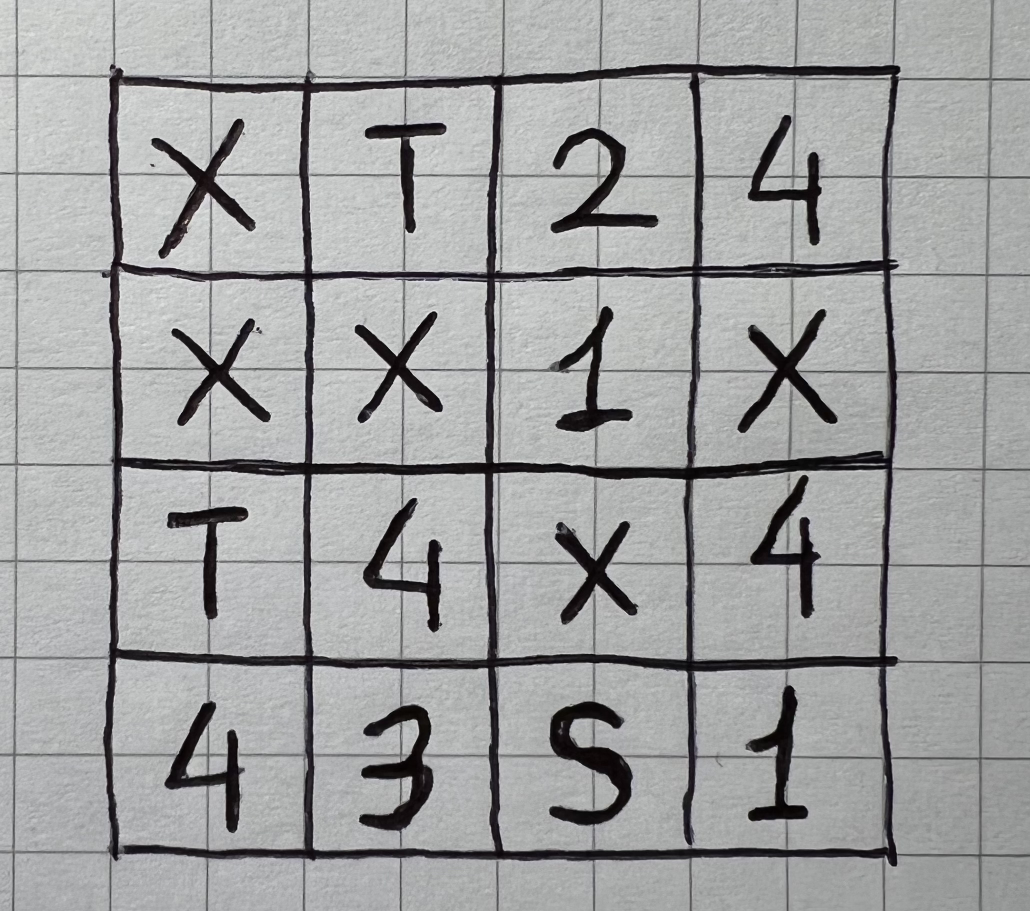
#> input picture img/maze_hand.jpg, 2060 x 1822 px (shown at 1/2 size)
$ jupyter execute cvTest.ipynb
#> lines starting #> are read from the running program, lines starting #| are printed output that depends on the picture; after the words box and inside, x2 and y2 are one past the last pixel; in counts of white or black regions, pixels touching at a corner belong together
[cell 1]
from numpy.matrixlib.defmatrix import matrix
from utils import *
from imutils.perspective import four_point_transform
from imutils import contours
import imutils
import matplotlib.pyplot as plt
import cv2

[cell 2]
pathImage = "./img/maze_hand.jpg"
#pathImage = "./img/maze_5.jpg"
# load the example image
image = cv2.imread(pathImage)
#> image is the input picture: shape (1822, 2060, 3); mean B, G, R 161.7, 161.7, 160.7
imgBlank = np.zeros((500, 500, 3), np.uint8)  # blank for debugging
# pre-process the image by resizing it, converting it to
# graycale, blurring it, and computing an edge map
image = imutils.resize(image, height=500)
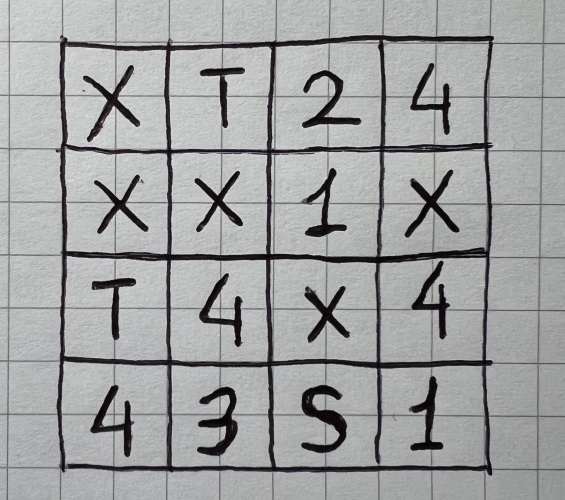
#> image: shape (500, 565, 3); mean B, G, R 161.7, 161.7, 160.8
gray = cv2.cvtColor(image, cv2.COLOR_BGR2GRAY)
ret, thresh = cv2.threshold(gray, 127, 255, cv2.THRESH_BINARY_INV)
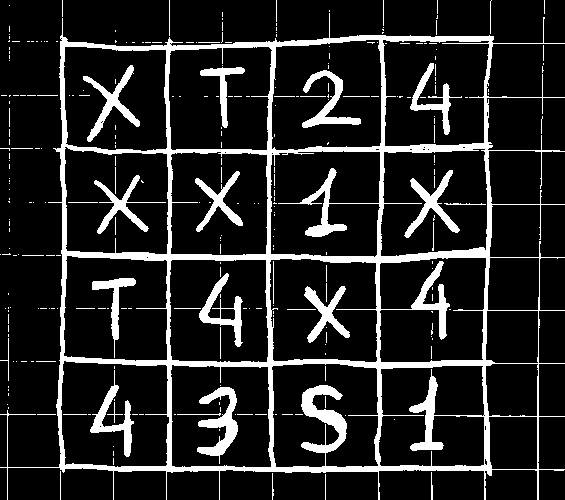
#> thresh: shape (500, 565); 14.4% white; 288 white regions (247 under 20 px), largest, box (x1, y1, x2, y2) and area: (0, 13, 565, 500) 27664, (197, 387, 238, 464) 1254, (83, 65, 140, 142) 1011
erode_kernel = np.ones((2, 2), np.uint8)
thresh = cv2.erode(thresh, erode_kernel, thresh, iterations=2)
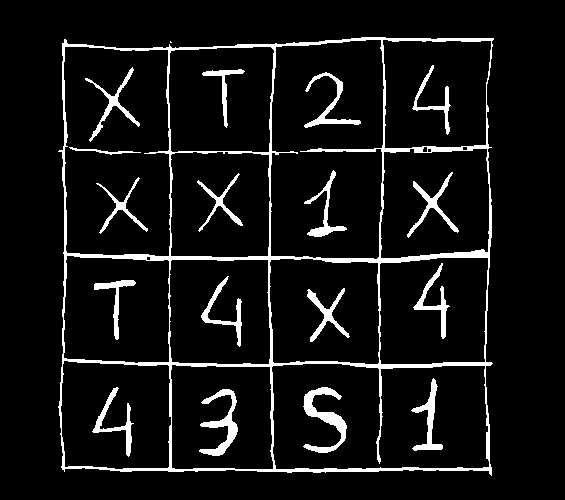
#> thresh: shape (500, 565); 7.6% white; 19 white regions (1 under 20 px), largest, box (x1, y1, x2, y2) and area: (58, 37, 494, 476) 11796, (303, 387, 347, 453) 1001, (199, 389, 238, 456) 869
blurred = cv2.GaussianBlur(thresh, (5, 5), 0)
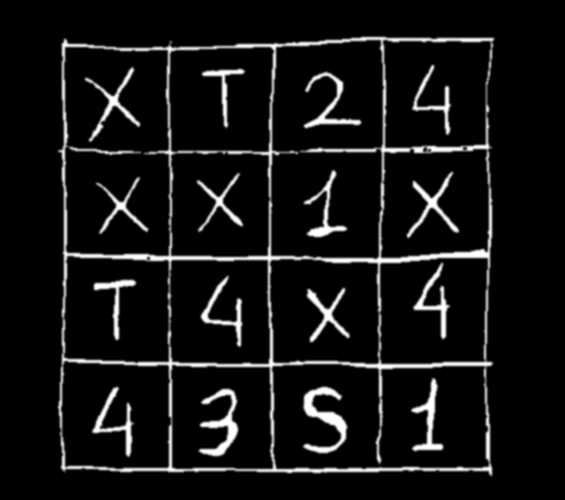
#> blurred: shape (500, 565); min 0, max 255, mean 19.3
edged = cv2.Canny(blurred, 50, 200, 255)
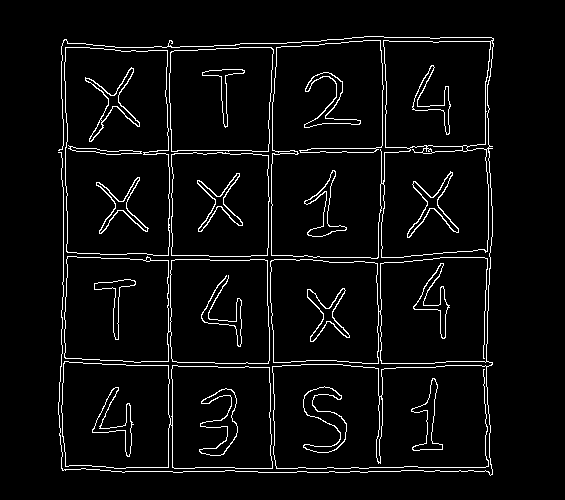
#> edged: shape (500, 565); 4.7% white in thin lines or dots, all inside (x1, y1, x2, y2) = (58, 36, 494, 476)


plt.imshow(image)
plt.show()
plt.imshow(gray)
plt.show()
plt.imshow(thresh)
plt.show()
plt.imshow(blurred)
plt.show()
plt.imshow(edged)
plt.show()

[cell 3]
# find contours in the edge map, then sort them by their
# size in descending order
cnts = cv2.findContours(thresh.copy(), cv2.RETR_EXTERNAL, cv2.CHAIN_APPROX_SIMPLE)
#> cnts = 2 contours, 1 with area under 20; largest, box (x1, y1, x2, y2) and area: (58, 37, 494, 476) 181955
cnts = imutils.grab_contours(cnts)
cnts = sorted(cnts, key=cv2.contourArea, reverse=True)
displayCnt = None
# loop over the contours
for c in cnts:
    # approximate the contour
    peri = cv2.arcLength(c, True)
    approx = cv2.approxPolyDP(c, 0.02 * peri, True)
    # if the contour has four vertices, then we have found
    # the thermostat display
    if len(approx) == 4:
        displayCnt = approx
        break
#> this loop made 1 pass
#> (peri, displayCnt) on pass 1: (1817.3, [[493, 38], [64, 39], [64, 471], [491, 475]])

[cell 4]
# extract the thermostat display, apply a perspective transform
# to it
warped = four_point_transform(gray, displayCnt.reshape(4, 2))
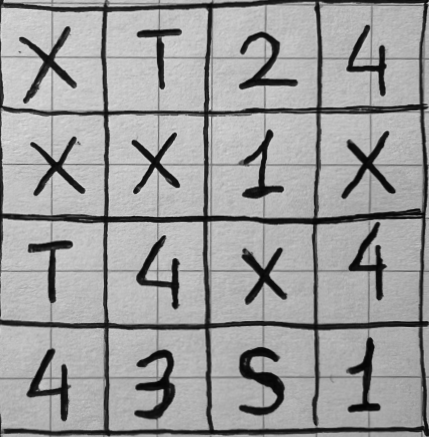
#> warped: shape (437, 429); min 3, max 223, mean 155.8
output = four_point_transform(image, displayCnt.reshape(4, 2))

plt.imshow(warped)
plt.show()
plt.imshow(output)
plt.show()

[cell 5]
thresh = cv2.threshold(warped, 0, 255, cv2.THRESH_BINARY_INV | cv2.THRESH_OTSU)[1]
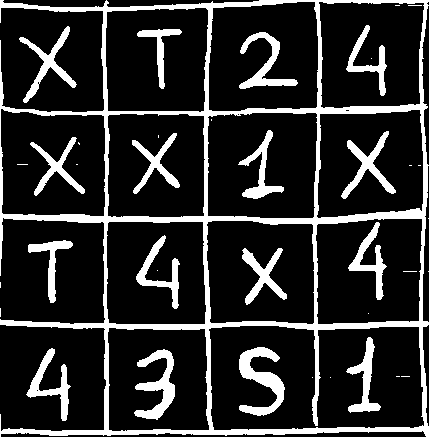
#> thresh: shape (437, 429); 17.5% white; 38 white regions (21 under 20 px), largest, box (x1, y1, x2, y2) and area: (0, 0, 429, 437) 18448, (239, 347, 285, 416) 1376, (134, 349, 175, 420) 1220
kernel = cv2.getStructuringElement(cv2.MORPH_ELLIPSE, (4, 5))
thresh = cv2.morphologyEx(thresh, cv2.MORPH_OPEN, kernel)
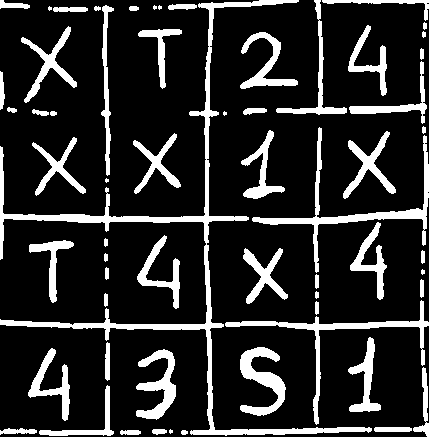
#> thresh: shape (437, 429); 16.6% white; 61 white regions (7 under 20 px)

plt.imshow(thresh)
plt.show()

[cell 6]
def inside(r1, r2):
    x1, y1, w1, h1 = r1
    x2, y2, w2, h2 = r2
    return (x1 > x2) and (y1 > y2) and (x1 + w1 < x2 + w2) and (y1 + h1 < y2 + h2)


def wrap_digit(rect, img_w, img_h):
    x, y, w, h = rect
    x_center = x + w // 2
    y_center = y + h // 2
    if h > w:
        w = h
        x = x_center - (w // 2)
    else:
        h = w
        y = y_center - (h // 2)

    padding = 5
    x -= padding
    y -= padding
    w += 2 * padding
    h += 2 * padding

    if x < 0:
        x = 0
    elif x > img_w:
        x = img_w

    if y < 0:
        y = 0
    elif y > img_h:
        y = img_h

    if x + w > img_w:
        w = img_w - x

    if y + h > img_h:
        h = img_h - y

    return x, y, w, h

[cell 7]
def flatten(l):
    return [item for sublist in l for item in sublist]

def sortBoundingBox(rectangles):
    _,temp,_,_ = rectangles[0]
    tempArr=[]
    outArr=[]
    for r in rectangles:
        x,y,_,_ = r
        if y < temp-5 or y > temp + 5:
            tempArr.sort(key=lambda y: y[0])
            outArr.insert(0,tempArr.copy())
            tempArr.clear()
        tempArr.append(r)
        temp = y

    tempArr.sort(key=lambda y: y[0])
    outArr.insert(0,tempArr.copy())
    tempArr.clear()
    """for r in outArr:
        tempArr.append(r)"""
    return flatten(outArr)

[cell 8]
rectangles = []
contours, hier = cv2.findContours(thresh, cv2.RETR_TREE, cv2.CHAIN_APPROX_SIMPLE)
#> contours = 61 contours, 12 with area under 20; largest, box (x1, y1, x2, y2) and area: (0, 0, 372, 436) 5387, (252, 127, 429, 273) 1806, (225, 300, 429, 425) 1452, (240, 347, 286, 416) 1242, (136, 349, 176, 420) 1084

img_h, img_w = output.shape[:2]
#> img_h = 437; img_w = 429
img_area = img_w * img_h
#> img_area = 187473
for c in contours:
    a = cv2.contourArea(c)
    if a >= 0.98 * img_area or a <= 0.0001 * img_area:
        continue

    r = cv2.boundingRect(c)
    is_inside = False
    for q in rectangles:
        if inside(r, q):
            is_inside = True
            break
    if not is_inside:
        rectangles.append(r)
#> this loop made 61 passes
#> a on passes 2, 4, 5, 6, 7, 8, 9, 10, 11, 12, 13, 14: 70, 54, 128, 144, 483, 287, 1084.5, 791, 1241.5, 134, 750.5, 35
#> (a, r) on pass 1: (20, (181, 430, 7, 5))
count = 0
rectangles = sortBoundingBox(rectangles)
#> the loop in sortBoundingBox, `for r in rectangles:` made 49 passes
#> r on passes 1 to 12: (181, 430, 7, 5), (120, 430, 21, 5), (152, 429, 15, 6), (0, 428, 37, 7), (374, 427, 38, 5), (39, 385, 75, 51), (413, 367, 16, 70), (136, 349, 40, 71), (28, 348, 42, 73), (240, 347, 46, 69), (105, 342, 5, 39), (348, 337, 33, 75)
for r in rectangles:
    count += 1
    x, y, w, h = wrap_digit(r, img_w, img_h)
    roi = thresh[y : y + h, x : x + w]

#     predictions = model.predict(roi)
#     classIndex = np.argmax(predictions, axis=-1)

    cv2.rectangle(output, (x, y), (x + w, y + h), (255, 0, 0), 2)
    cv2.putText(
        output, "a", (x, y - 5), cv2.FONT_HERSHEY_SIMPLEX, 1, (255, 0, 0), 2
    )
#> this loop made 49 passes
#> r on passes 1 to 12: (0, 0, 372, 436), (0, 0, 30, 9), (53, 7, 35, 5), (101, 5, 13, 171), (129, 6, 10, 5), (168, 4, 29, 6), (276, 0, 71, 115), (322, 0, 107, 21), (21, 26, 56, 77), (138, 29, 44, 60), (240, 32, 58, 57), (348, 25, 39, 71)
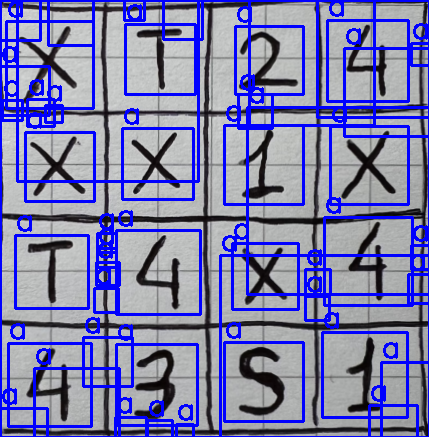
#> output: shape (437, 429, 3); mean B, G, R 173, 125.5, 125.1

plt.imshow(output)
plt.show()

[cell 9]
# find contours in the thresholded image, then initialize the
# digit contours lists
cnts = cv2.findContours(thresh.copy(), cv2.RETR_EXTERNAL, cv2.CHAIN_APPROX_SIMPLE)
cnts = imutils.grab_contours(cnts)
digitCnts = []
# loop over the digit area candidates
for c in cnts:
    # compute the bounding box of the contour
    (x, y, w, h) = cv2.boundingRect(c)
    # if the contour is sufficiently large, it must be a digit
    if w >= 15 and (h >= 30 and h <= 100):
        digitCnts.append(c)
#> this loop made 61 passes

boxes = output.copy()

def get_contour_precedence(contour, cols):
    tolerance_factor = 10
    origin = cv2.boundingRect(contour)
    return ((origin[1] // tolerance_factor) * tolerance_factor) * cols + origin[0]


digitCnts.sort(key=lambda x: get_contour_precedence(x, boxes.shape[1]))

# For debugging purposes.
for i in range(len(digitCnts)):
    boxes = cv2.putText(
        boxes,
        str(i),
        cv2.boundingRect(digitCnts[i])[:2],
        cv2.FONT_HERSHEY_COMPLEX,
        1,
        [125],
    )
#> this loop made 19 passes
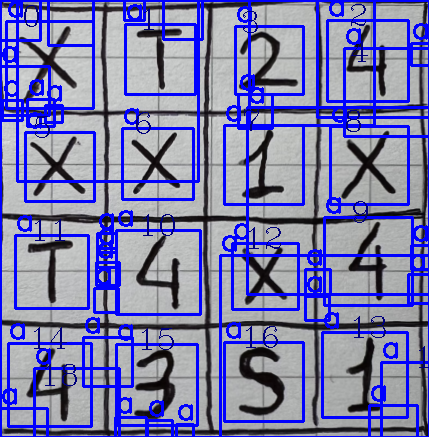
#> boxes: shape (437, 429, 3); mean B, G, R 172.5, 124.2, 123.7

plt.imshow(boxes)
plt.show()

$ run again, with img/hand2.jpg copied over img/maze_hand.jpg
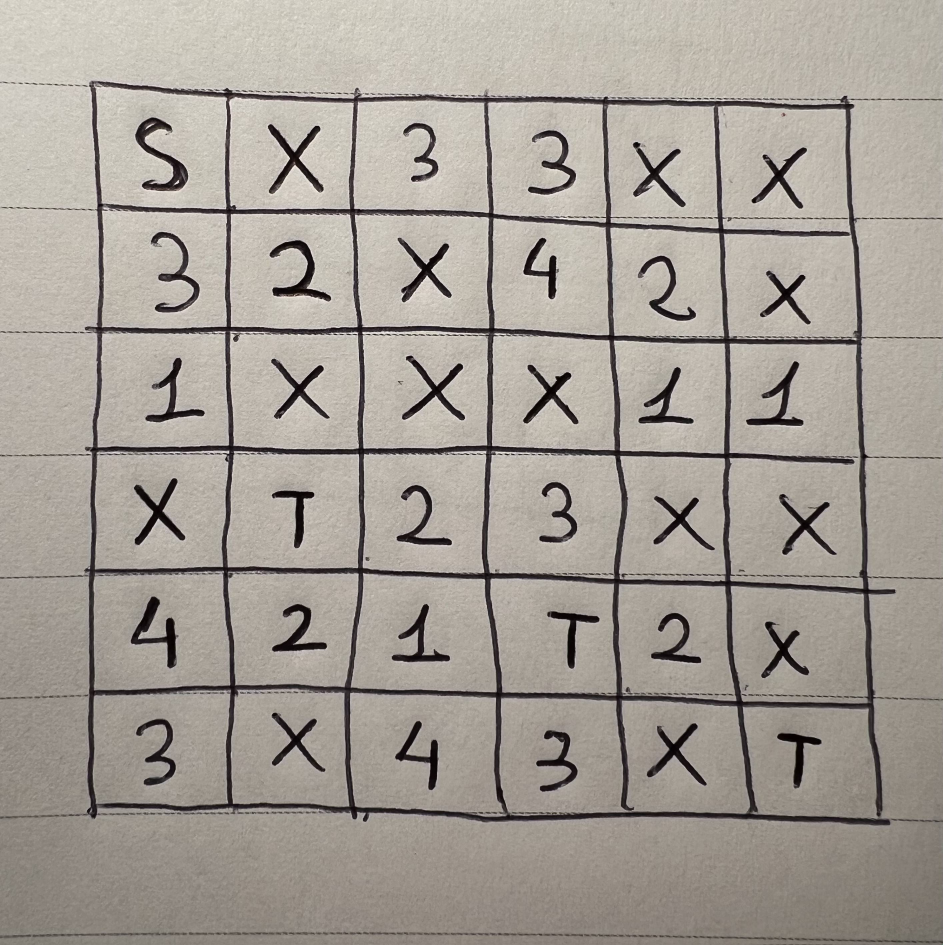
#> input picture img/hand2.jpg, 2829 x 2834 px (shown at 1/3 size)
#> image is the input picture: shape (2834, 2829, 3); mean B, G, R 150, 158.2, 164.9
#> image: shape (500, 499, 3)
#> `ret, thresh = cv2.threshold(gray, 127, 255, cv2.THRESH_BINARY_INV)`:
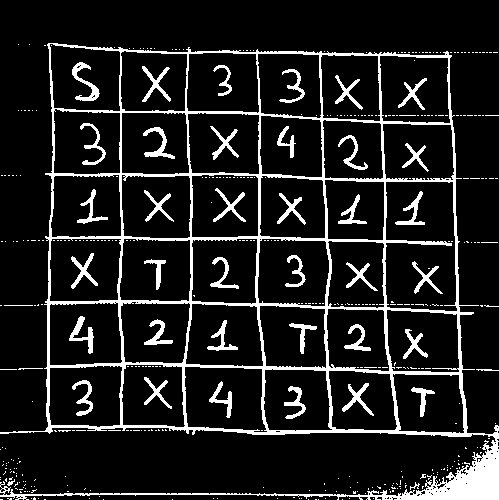
#> thresh: shape (500, 499); 12.1% white; 427 white regions (385 under 20 px), largest, box (x1, y1, x2, y2) and area: (0, 43, 499, 500) 19939, (72, 62, 100, 101) 355, (69, 316, 94, 354) 319
#> edged: shape (500, 499); 5.5% white in thin lines or dots, all inside (x1, y1, x2, y2) = (9, 45, 499, 500)
#> `cnts = cv2.findContours(thresh.copy(), cv2.RETR_EXTERNAL, cv2.CHAIN_AP..`: cnts = 382 contours, 358 with area under 20; largest, box (x1, y1, x2, y2) and area: (403, 446, 499, 500) 1646, (225, 309, 472, 437) 232, (145, 129, 175, 159) 60, (146, 322, 173, 345) 56, (414, 390, 434, 417) 56
#> the loop `for c in cnts:` made 1 pass
#> (peri, displayCnt) on pass 1: (367.1, [[497, 446], [447, 494], [403, 499], [498, 499]])
#> contours = 1 contour; box (x1, y1, x2, y2) and area: (9, 2, 107, 53) 2474
#> the loop `for c in contours:` made 1 pass
#> (a, r) on pass 1: (2473.5, (9, 2, 98, 51))
#> after the loop `for c in contours:`: rectangles = [(9, 2, 98, 51)]
#> in sortBoundingBox, `_,temp,_,_ = rectangles[0]`: temp = 2
#> the loop in sortBoundingBox, `for r in rectangles:` made 1 pass
#> (r, x, y, temp) on pass 1: ((9, 2, 98, 51), 9, 2, 2)
#> after the loop in sortBoundingBox, `for r in rectangles:`: outArr = []; tempArr = [(9, 2, 98, 51)]
#> the loop `for r in rectangles:` made 1 pass
#> (r, count, x, y, w, h, x_center in wrap_digit, y_center in wrap_digit) on pass 1: ((9, 2, 98, 51), 1, 4, 0, 103, 53, 58, 27)
#> after the loop `for r in rectangles:`: count = 1
#> `cnts = cv2.findContours(thresh.copy(), cv2.RETR_EXTERNAL, cv2.CHAIN_AP..`: cnts has the same summary as contours
#> the loop `for c in cnts:` made 1 pass
#> after the loop `for c in cnts:`: digitCnts has the same summary as contours
#> origin = (9, 2, 98, 51)
#> the loop `for i in range(len(digitCnts)):` made 1 pass
#> pass 1, `boxes = cv2.putText( boxes, str(i), cv2.boundingRect(digitCnts[i])[:2]..`:
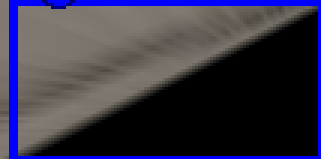
#> boxes: shape (53, 107, 3) (shown 3 times larger); mean B, G, R 71.5, 52.3, 55.6
